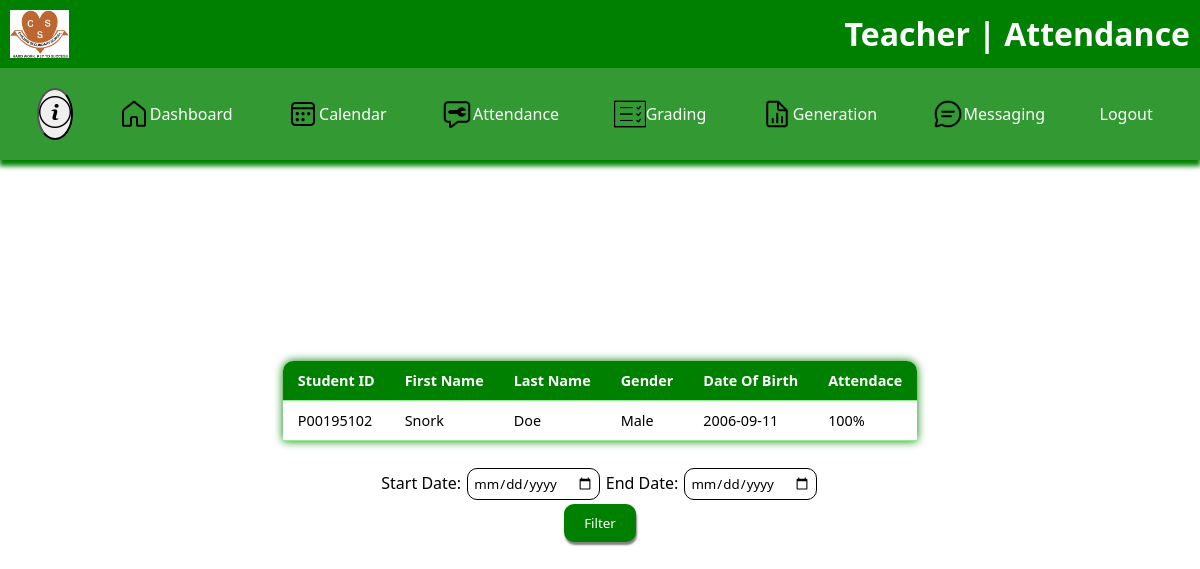
The app's page /Parent_Teacher_Portal_Chichiri/Sources/Pages/Teacher/Attendance/View_students.php?class_id=5 with its own data.
### tables this page shows
CREATE TABLE IF NOT EXISTS `students` (
  `student_id` varchar(9) NOT NULL,
  `first_name` varchar(40) DEFAULT NULL,
  `last_name` varchar(40) DEFAULT NULL,
  `date_of_birth` date DEFAULT NULL,
  `gender` varchar(6) DEFAULT NULL,
  `address` varchar(80) DEFAULT NULL,
  PRIMARY KEY (`student_id`)
);

### Parent_Teacher_Portal_Chichiri/Sources/Pages/Teacher/Attendance/View_students.php (the view, shortened to what this page needs)
<?php
    function getAverageAttendcane($student_id){
        $conn = new mysqli('localhost', 'root', '', 'parent_teacher_portal_chichiri');
        $sqlPresent = "SELECT COUNT(status) as count FROM attendance WHERE status = 'present' AND student_id = '$student_id'";
        $queryPresent = mysqli_query($conn, $sqlPresent);
        if ($queryPresent) {
            $rowPresent = $queryPresent->fetch_assoc();
            $countPresent = $rowPresent["count"];
        } else {
            echo "Query failed.";
            return 0;
        }
        $sqlTotal = "SELECT COUNT(DISTINCT datetaken) as date_count FROM attendance WHERE student_id = '$student_id'";
        $queryTotal = mysqli_query($conn, $sqlTotal);
        if ($queryTotal) {
            $rowTotal = $queryTotal->fetch_assoc();
            $countTotal = $rowTotal["date_count"];
        } else {
            echo "Query failed.";
            return 0;
        }
        $averageAttendance = ($countPresent / $countTotal) * 100;
        return number_format($averageAttendance, 0) . "%";
    }
?>
<!DOCTYPE html>
<html lang="en">
<head>
    <link rel="stylesheet" href="../../Styles/Style.css">
</head>
<body class="Dashboard">
    <header>
      <img src="../../../../Assets/Images/chichiri.png" alt="">
      <h1>Teacher | Attendance</h1>
    </header>
    <nav>
      <button onclick="Swal.fire('User Guide Teacher \n Attendnace Tracking', 'This page shows the overall attendance for students in a class. \n select a start date and an end date to generate a report by clicking on filter')"><img src="../../../../Assets/Images/info.png" alt=""></button>
      <a href="../Dashboard.php"><img src="../../../../Assets/Images/Naviagtion/Home.png" alt="">Dashboard</a>
      <a href=""><img src="../../../../Assets/Images/Naviagtion/Calendar.png" alt="">Calendar</a>
      <a href="TakingAttendance.php"><img src="../../../../Assets/Images/Naviagtion/Manage.png" alt="">Attendance</a>
      <a href="../Grading/GradeTracking_Classes.php"><img src="../../../../Assets/Images/Naviagtion/Grading.png" alt="">Grading</a>
      <a href="../Generation/GenerationOfStudentProgress.php"><img src="../../../../Assets/Images/Naviagtion/Report.png" alt="">Generation</a>
      <a href="../Messaging/message.php"><img src="../../../../Assets/Images/Naviagtion/Message.png" alt="">Messaging</a>
      <a href="">Logout</a>
    </nav>
    <section>
        <main>
<table class="content-table">
        <thead>
            <tr>
                <th>Student ID</th>
                <th>First Name</th>
                <th>Last Name</th>
                <th>Gender</th>
                <th>Date Of Birth</th>
                <th>Attendace</th>
            </tr>
        </thead>
        <tbody Style="color:black;">
           <tr>
           <?php
                    $servername = 'localhost';
                    $username = 'root';
                    $password = '';
                    $database = 'parent_teacher_portal_chichiri';
                    $conn = new mysqli($servername, $username, $password, $database);
                    $sql = "select students.student_id, students.first_name, students.last_name, students.gender, students.date_of_birth from students
                    join
                    student_classes on students.student_id = student_classes.student_id
                    join
                    classes on student_classes.class_id = classes.class_id where student_classes.class_id = $_GET[class_id]";
                    $result = $conn->query($sql);
                    if ($result->num_rows === 0) {
                        echo '<script>alert("No students found in the class."); window.history.back();</script>';
                        echo '<a href="previous_page.php">Go back</a>';
                    } else {
                        while ($row = $result->fetch_assoc()) {
                            echo "
                                <tr>
                                    <td>$row[student_id]</td>
                                    <td>$row[first_name]</td>
                                    <td>$row[last_name]</td>
                                    <td>$row[gender]</td>
                                    <td>$row[date_of_birth]</td>
                                    <td>
                                        " . getAverageAttendcane($row['student_id']) . "
                                    </td>
                                </tr>
                            ";
                        }
                    }
                    ?>
           </tr>
        </tbody>
    </table>
    <form action="Process_View_Attendance.php?class_id=<?php echo $_GET['class_id']?>" method="post" style="color:black;">
        <label for="start_date">Start Date:</label>
        <input type="date" name="start_date" id="start_date">
        <label for="end_date">End Date:</label>
        <input type="date" name="end_date" id="end_date">
        <input type="submit" value="Filter">
    </form>
    </main>
    </section>
</body>
</html>

### Parent_Teacher_Portal_Chichiri/Sources/Pages/Styles/Style.css (style rules this page uses)
* { padding: 0; margin: 0; box-sizing: border-box; font-family: "Segoe UI", Tahoma, Geneva, Verdana, sans-serif; }
a { text-decoration: none; color: black; }
input { margin: 2px; }
input[type=date] { outline: none; border: 1px solid black; padding: 1%; border-radius: 10px; }
input[type=submit] { width: -moz-fit-content; width: fit-content; padding-left: 20px; padding-right: 20px; padding-top: 10px; padding-bottom: 10px; border-radius: 10px; outline: none; border: none; cursor: pointer; background-color: green; color: white; box-shadow: 1px 3px 2px 0px rgba(0, 0, 0, 0.5); transition: 0.3s ease; }
nav { background-color: rgba(0, 128, 0, 0.8); display: flex; justify-content: space-around; padding: 20px; box-shadow: 0 5px 5px 1px green; }
nav a { color: white; display: flex; align-items: center; transition: 0.1s ease-in; padding: 10px; }
nav button { border-radius: 50%; border-radius: 50%; }
nav img { width: 2rem; }
header { background-color: rgb(0, 128, 0); display: flex; justify-content: space-between; padding: 10px; align-items: center; color: white; }
header img { width: 5%; }
body { width: 100%; }
section { display: flex; justify-content: center; flex-direction: column; align-items: center; height: 70vh; }
main { display: flex; flex-direction: column; align-items: center; justify-content: center; text-align: center; padding: 5px; }
main .content-table { border-collapse: collapse; margin: 25px 0; font-size: 0.9em; min-width: 400px; border-radius: 10px 10px 0 0; overflow: hidden; box-shadow: 0 0 10px green; }
main .content-table thead tr { background-color: green; color: white; text-align: left; font-weight: bold; }
main .content-table th { padding: 10px 15px; }
main .content-table td { padding: 10px 15px; }
main .content-table tbody tr { border-bottom: 1px solid lightgreen; text-align: left; }

### records on screen
students: student_id "P00195102", first_name "Snork", last_name "Doe", gender "Male", date_of_birth "2006-09-11", student_id "100%"
